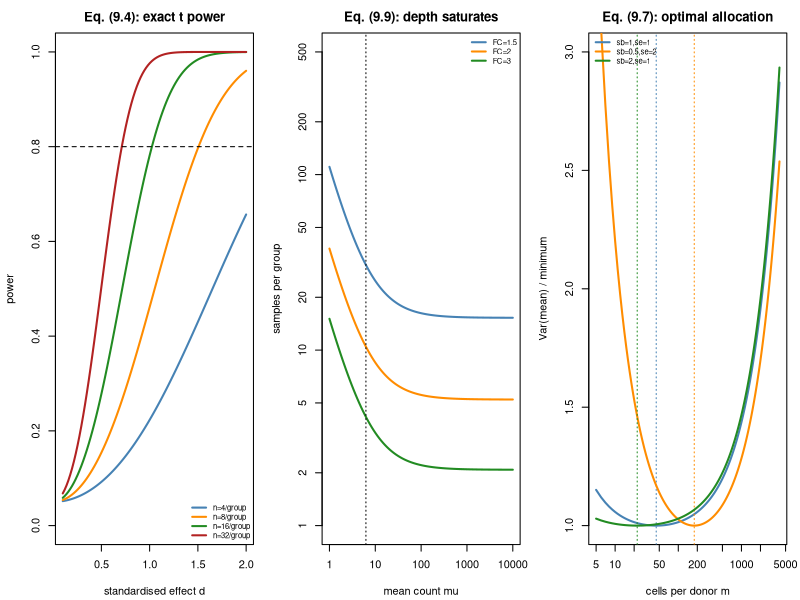

R code for this plot:
#' ---
#' title: "Module 09 - Power, sample size, and design optimisation"
#' output: html_document
#' ---
#'
#' **Curriculum link:** `stats.md` -> Topic 9, equations (9.1)-(9.10)
#'
#' ## What you will learn
#'
#' 1. Closed-form power (9.1)-(9.4) and **Lehr's rule n ~ 16/d^2**.
#' 2. Why post-hoc power is a relabelling of the p-value.
#' 3. Pairing gains (9.5) and clustering losses (9.6).
#' 4. **The donors-vs-cells optimum (9.7)** and depth-vs-replicates (9.8)-(9.9).
#' 5. Simulation-based power (9.10).

#+ setup, message = FALSE
suppressPackageStartupMessages(library(pwr))
MODULE_NAME <- "09_power_and_sample_size"
OUT <- file.path(Sys.getenv("STATS_OUT", unset = "results"), MODULE_NAME)
dir.create(OUT, recursive = TRUE, showWarnings = FALSE)
header <- function(txt) cat("\n", strrep("=", 72), "\n", txt, "\n",
                            strrep("=", 72), "\n", sep = "")

#' ## 1. Closed-form power and sample size, eq. (9.1)-(9.4)

#+ closed-form
header("1. Normal approximation (9.1)-(9.2) vs exact non-central t (9.4)")
power_z <- function(d, n, alpha = 0.05) {                      # eq. (9.1)
  lam <- d / sqrt(2 / n); z <- qnorm(1 - alpha / 2)
  pnorm(lam - z) + pnorm(-z - lam)
}
n_from_z <- function(d, power = 0.8, alpha = 0.05)              # eq. (9.2)
  2 * (qnorm(1 - alpha/2) + qnorm(power))^2 / d^2
power_t <- function(d, n, alpha = 0.05) {                      # eq. (9.4)
  df <- 2 * n - 2; lam <- d * sqrt(n / 2)                      # non-centrality
  pt(qt(1 - alpha/2, df), df, lam, lower.tail = FALSE) +
    pt(-qt(1 - alpha/2, df), df, lam)
}
cat(sprintf("%6s%15s%14s%15s%15s%16s\n", "d", "n/group (9.2)", "Lehr 16/d^2",
            "exact n (9.4)", "power@exact n", "pwr::pwr.t.test"))
for (d in c(0.2, 0.3, 0.5, 0.8, 1.0, 1.5, 2.0)) {
  n_exact <- which(sapply(2:5000, function(n) power_t(d, n)) >= 0.80)[1] + 1
  cat(sprintf("%6.1f%15.1f%14.1f%15d%15.3f%16.1f\n", d, n_from_z(d), 16/d^2,
              n_exact, power_t(d, n_exact), pwr.t.test(d = d, power = 0.8)$n))
}
cat("\n  Lehr's rule (9.3) is accurate to a sample or two: d=1 needs 16/group,\n")
cat("  d=0.5 needs 64, d=0.2 needs 400. It instantly exposes 'a small but\n")
cat("  significant effect with n=4'. `pwr` agrees with the exact formula.\n")

#' ## 2. Post-hoc power is not information

#+ posthoc
header("2. Why 'observed power' must never be reported")
set.seed(901)
n <- 12
rec <- t(replicate(400, {
  a <- rnorm(n, 0.35); b <- rnorm(n)
  sp <- sqrt(((n-1)*var(a) + (n-1)*var(b)) / (2*n - 2))
  d_obs <- (mean(a) - mean(b)) / sp
  c(t.test(a, b, var.equal = TRUE)$p.value, power_t(abs(d_obs), n))
}))
cat(sprintf("  Spearman correlation between p-value and 'observed power': %+.4f\n",
            cor(rec[, 1], rec[, 2], method = "spearman")))
cat("  It is exactly -1: observed power is a relabelling of the p-value.\n")
cat("\n  Report instead the MINIMUM DETECTABLE EFFECT of the design you ran:\n")
for (n in c(4, 6, 10, 20)) {
  mde <- pwr.t.test(n = n, power = 0.8, sig.level = 0.05)$d
  cat(sprintf("    n = %3d/group -> 80%% power only for d >= %.2f\n", n, mde))
}

#' ## 3. Pairing gains and clustering losses, eq. (9.5)-(9.6)

#+ pairing-clustering
header("3. Pairing (9.5) and clustering (9.6)")
n_pairs_needed <- function(d_raw, r, power = 0.8, alpha = 0.05)
  (qnorm(1 - alpha/2) + qnorm(power))^2 * 2 * (1 - r) / d_raw^2
cat("  Paired design - subjects needed for 80% power, delta/sigma = 0.5:\n")
base <- n_pairs_needed(0.5, 0)
for (r in c(0, 0.3, 0.5, 0.7, 0.9))
  cat(sprintf("    r = %.1f -> %6.1f pairs (%5.1f%% of the unpaired design)\n",
              r, n_pairs_needed(0.5, r), 100 * n_pairs_needed(0.5, r) / base))
cat("\n  Clustered design - multiply by the design effect (9.6):\n")
n_indep <- n_from_z(0.5)
cat(sprintf("    independent-observation requirement: %.0f per arm\n", n_indep))
for (rho in c(0.01, 0.05, 0.20)) for (m in c(10, 100)) {
  de <- 1 + (m - 1) * rho
  cat(sprintf("    rho=%.2f, m=%3d obs/cluster: DE=%6.2f -> %8.0f obs = %6.1f clusters\n",
              rho, m, de, n_indep * de, n_indep * de / m))
}

#' ## 4. More donors or more cells? Equation (9.7)

#+ allocation
header("4. The donors-vs-cells optimum (9.7)")
optimal_cells <- function(sb, se, c_donor, c_cell) sqrt((se^2 / sb^2) * (c_donor / c_cell))
variance_at <- function(n, m, sb, se) sb^2 / n + se^2 / (n * m)     # eq. (1.5)
BUDGET <- 20000; C_DONOR <- 800; C_CELL <- 0.40
cat(sprintf("  budget = %s; cost per donor = %g, per cell = %g\n\n",
            format(BUDGET, big.mark = ","), C_DONOR, C_CELL))
cat(sprintf("%9s%9s%11s%9s%12s%13s\n", "sigma_b", "sigma_e", "m* (9.7)", "n at m*",
            "Var at m*", "best grid m"))
grid_m <- 5:4000
for (cfg in list(c(1, 1), c(1, 2), c(0.5, 2), c(2, 1))) {
  sb <- cfg[1]; se <- cfg[2]
  m_star <- optimal_cells(sb, se, C_DONOR, C_CELL)
  n_star <- BUDGET / (C_DONOR + m_star * C_CELL)
  n_grid <- BUDGET / (C_DONOR + grid_m * C_CELL)
  best <- grid_m[which.min(variance_at(n_grid, grid_m, sb, se))]
  cat(sprintf("%9.1f%9.1f%11.1f%9.1f%12.5f%13d\n", sb, se, m_star, n_star,
              variance_at(n_star, m_star, sb, se), best))
}
cat("\n  The closed form matches the brute-force optimum. Because donor\n")
cat("  variability is large in human studies, m* is modest and the budget is\n")
cat("  better spent on MORE DONORS.\n")

#' ## 5. RNA-seq: depth versus replicates, eq. (9.8)-(9.9)

#+ rnaseq-power
header("5. Depth cannot substitute for replicates (9.8)-(9.9)")
n_rnaseq <- function(fc, mu, phi, power = 0.8, alpha = 0.05) {   # eq. (9.9)
  z <- qnorm(1 - alpha/2) + qnorm(power)
  2 * z^2 * (1/mu + phi) / log(fc)^2
}
PHI <- 0.16
cat(sprintf("  dispersion phi = %.2f (BCV = %.2f); floor at mu ~ 1/phi = %.1f counts\n\n",
            PHI, sqrt(PHI), 1/PHI))
cat(sprintf("%15s%10s%10s%10s\n", "mean count mu", "FC=1.5", "FC=2.0", "FC=3.0"))
for (mu in c(1, 3, 6, 20, 100, 1000, 10000))
  cat(sprintf("%15s%10.1f%10.1f%10.1f\n", format(mu, big.mark = ","),
              n_rnaseq(1.5, mu, PHI), n_rnaseq(2, mu, PHI), n_rnaseq(3, mu, PHI)))
cat(sprintf("\n  From mu=100 to mu=10,000 (100x more sequencing) the requirement\n"))
cat(sprintf("  barely moves (%.1f -> %.1f samples). For genuinely low-count genes\n",
            n_rnaseq(2, 100, PHI), n_rnaseq(2, 10000, PHI)))
cat("  depth DOES help. So: filter low counts, then spend on replicates.\n")

cat("\n  Verifying eq. (9.9) by simulation (NB Wald test):\n")
set.seed(902)
for (cfg in list(c(2, 50), c(1.5, 50))) {
  fc <- cfg[1]; mu <- cfg[2]
  n_pred <- ceiling(n_rnaseq(fc, mu, PHI))
  hits <- mean(replicate(600, {
    a <- rnbinom(n_pred, mu = mu * fc, size = 1/PHI)
    b <- rnbinom(n_pred, mu = mu, size = 1/PHI)
    d <- data.frame(y = c(a, b), g = rep(0:1, each = n_pred))
    f <- try(MASS::glm.nb(y ~ g, data = d), silent = TRUE)
    if (inherits(f, "try-error")) NA else coef(summary(f))["g", "Pr(>|z|)"] < 0.05
  }), na.rm = TRUE)
  cat(sprintf("    FC=%.1f, mu=%d: eq.(9.9) predicts n=%d -> simulated power = %.2f\n",
              fc, mu, n_pred, hits))
}

#' ## 6. Multiplicity burden grows only logarithmically

#+ multiplicity
header("6. Genome-wide testing: the cost of multiplicity")
z_base <- qnorm(1 - 0.05/2) + qnorm(0.8)
cat(sprintf("%12s%12s%13s%13s\n", "G tests", "alpha/G", "z threshold", "n inflation"))
for (G in c(1, 20, 1000, 20000, 1e6)) {
  a <- 0.05 / G; z <- qnorm(1 - a/2) + qnorm(0.8)
  cat(sprintf("%12s%12.2e%13.3f%12.2fx\n", format(G, big.mark = ","), a,
              qnorm(1 - a/2), (z / z_base)^2))
}
cat("\n  1 test to a million multiplies the required n by only ~5, because n\n")
cat("  grows with z^2 and z grows like sqrt(log G).\n")

#' ## 7. Simulation-based power, eq. (9.10)

#+ sim-power
header("7. Simulation-based power for a clustered design (9.10)")
simulate_power_clustered <- function(nd, mc, effect, sb = 1, se = 1, n_sim = 500) {
  hits <- mean(replicate(n_sim, {
    nb <- 2 * nd
    b <- rnorm(nb, 0, sb)
    mu <- b + rep(c(effect, 0), each = nd)
    cells <- matrix(rnorm(nb * mc, 0, se), nrow = nb) + mu
    dm <- rowMeans(cells)
    t.test(dm[seq_len(nd)], dm[-seq_len(nd)])$p.value < 0.05
  }))
  c(power = hits, mc_se = sqrt(hits * (1 - hits) / n_sim))
}
set.seed(903)
cat("  effect = 1.0 sigma_b, sigma_e = 1.0\n")
cat(sprintf("%12s%13s%9s%9s\n", "donors/arm", "cells/donor", "power", "MC SE"))
for (nd in c(3, 5, 8, 12)) for (mc in c(20, 500)) {
  r <- simulate_power_clustered(nd, mc, 1.0)
  cat(sprintf("%12d%13d%9.3f%9.3f\n", nd, mc, r["power"], r["mc_se"]))
}
cat("\n  Within a donor count, 20 -> 500 cells changes power very little.\n")
cat("  Down the donor column it changes a lot. Eq. (1.6), end to end.\n")

#' ## 8. Figure

#+ figure
png(file.path(OUT, "power.png"), width = 1300, height = 420, res = 110)
par(mfrow = c(1, 3), mar = c(4.2, 4.2, 2.5, 1))
ds <- seq(0.1, 2, length.out = 100)
plot(NA, xlim = range(ds), ylim = c(0, 1), xlab = "standardised effect d",
     ylab = "power", main = "Eq. (9.4): exact t power")
cols <- c("steelblue", "darkorange", "forestgreen", "firebrick")
for (i in seq_along(c(4, 8, 16, 32)))
  lines(ds, sapply(ds, power_t, n = c(4, 8, 16, 32)[i]), col = cols[i], lwd = 2)
abline(h = 0.8, lty = 2)
legend("bottomright", paste0("n=", c(4, 8, 16, 32), "/group"), col = cols, lwd = 2,
       bty = "n", cex = 0.7)

mus <- 10^seq(0, 4, length.out = 100)
plot(NA, xlim = range(mus), ylim = c(1, 500), log = "xy", xlab = "mean count mu",
     ylab = "samples per group", main = "Eq. (9.9): depth saturates")
for (i in seq_along(c(1.5, 2, 3)))
  lines(mus, n_rnaseq(c(1.5, 2, 3)[i], mus, PHI), col = cols[i], lwd = 2)
abline(v = 1/PHI, lty = 3)
legend("topright", paste0("FC=", c(1.5, 2, 3)), col = cols[1:3], lwd = 2,
       bty = "n", cex = 0.7)

plot(NA, xlim = c(5, 4000), ylim = c(1, 3), log = "x", xlab = "cells per donor m",
     ylab = "Var(mean) / minimum", main = "Eq. (9.7): optimal allocation")
for (i in seq_along(list(c(1,1), c(0.5,2), c(2,1)))) {
  cfg <- list(c(1,1), c(0.5,2), c(2,1))[[i]]
  n_grid <- BUDGET / (C_DONOR + grid_m * C_CELL)
  v <- variance_at(n_grid, grid_m, cfg[1], cfg[2])
  lines(grid_m, v / min(v), col = cols[i], lwd = 2)
  abline(v = optimal_cells(cfg[1], cfg[2], C_DONOR, C_CELL), col = cols[i], lty = 3)
}
legend("topleft", c("sb=1,se=1", "sb=0.5,se=2", "sb=2,se=1"), col = cols[1:3],
       lwd = 2, bty = "n", cex = 0.7)
invisible(dev.off())
cat("\nFigure written to", file.path(OUT, "power.png"), "\n")

#' ## Decision rules (from `stats.md` Topic 9)
#'
#' 1. Power analysis is PROSPECTIVE. Report the minimum detectable effect.
#' 2. State every input and show a sensitivity curve.
#' 3. Spend on biological replicates before depth, cells or technical replicates.
#' 4. For clustering or non-standard models, simulate (9.10).
#'
#' **Next:** `10_correlation_and_dependence.R`
